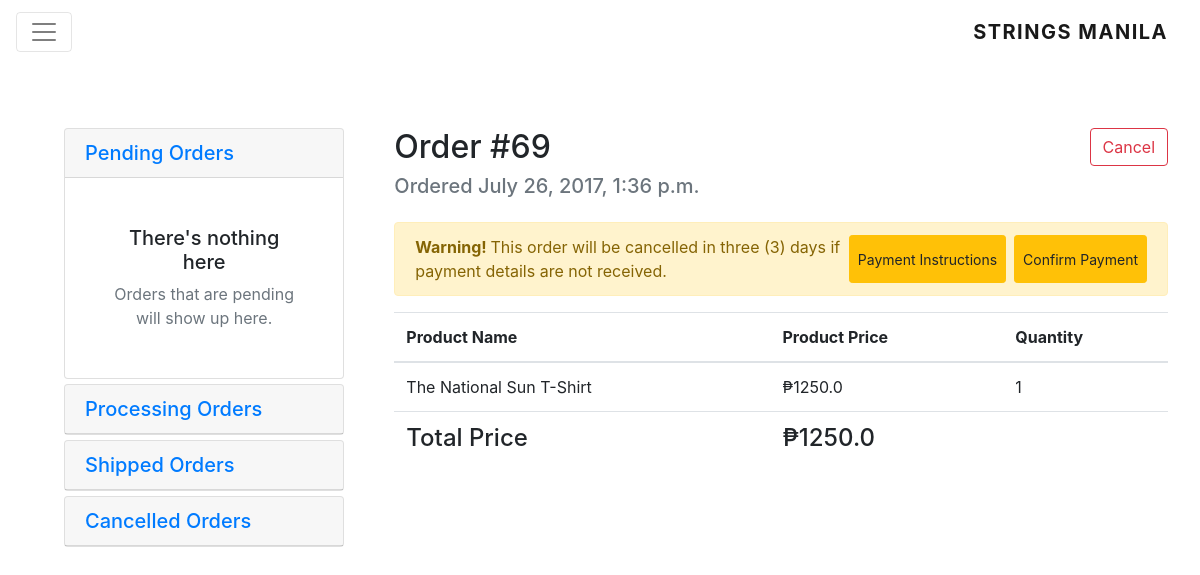
The page /orders/69/ (signed in) on the database as committed earlier.
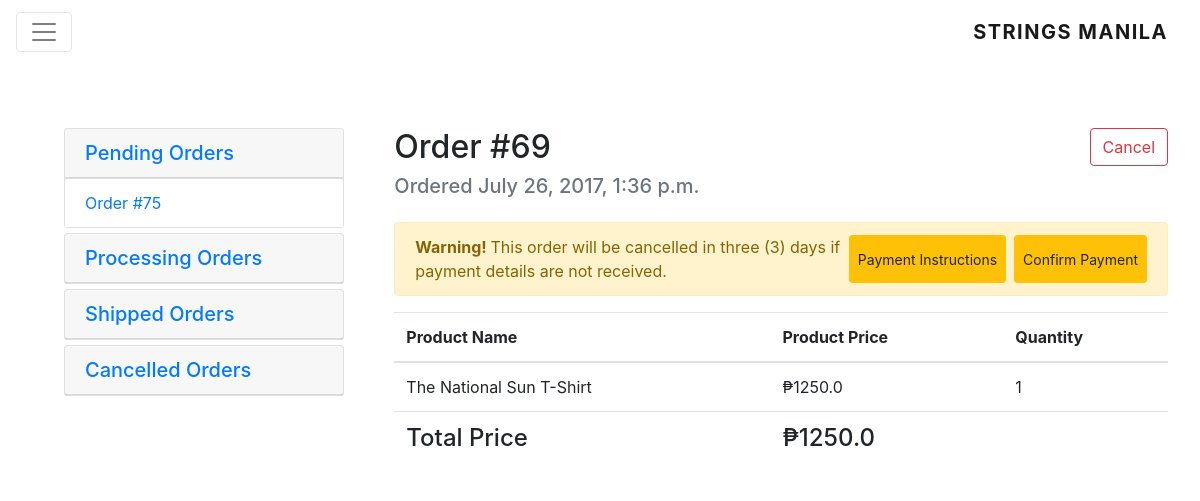
The same page on the database as committed later.
### order_management/models.py (models this page shows, shortened)
class OrderLineItems(Model):
    product = ForeignKey(Product, on_delete=CASCADE)
    quantity = PositiveIntegerField()
    parent_order = ForeignKey(Order, on_delete=CASCADE)
    @property
    def line_price(self):
        date_ordered = self.parent_order.date_ordered
        price = self.product.price_for_date(date=date_ordered)
        return float(price) * float(self.quantity)

class Order(Model):
    ORDER_STATUSES = (
        ('P', 'Pending'),
        ('A', 'Processing'),
        ('S', 'Shipped'),
        ('C', 'Cancelled')
    )
    date_ordered = DateTimeField(auto_now=True)
    customer = ForeignKey(Customer, on_delete=CASCADE)
    status = CharField(max_length=2, choices=ORDER_STATUSES, default='P')
    customer_deposit_photo = FileField(blank=True, null=True, default=None)
    customer_payment_date = DateField(null=True, blank=True, default=None)
    payment_verified = BooleanField(default=False)
    queue_id = CharField(null=True, max_length=64)
    @property
    def total_price(self):
        order_items = self.orderlineitems_set.all()
        total_price = 0.00
        for order_item in order_items:
            total_price += float(order_item.line_price)
        return total_price

### entity_management/models.py (models this page shows, shortened)
class Product(Model):
    name = CharField(max_length=64)
    description = CharField(max_length=256)
    photo = FileField(null=True, blank=True, default="/static/images/product.png")
    stall = ForeignKey(Stall, on_delete=CASCADE)
    quantity = PositiveIntegerField(default=0)
    is_active = BooleanField(default=True)
    def price_for_date(self, date):
        price_histories = self.pricehistory_set.filter(effective_from__lte=date).order_by("-effective_from")
        return price_histories[0].price

class PriceHistory(Model):
    product = ForeignKey(Product)
    price = DecimalField(decimal_places=2, max_digits=10)
    effective_from = DateTimeField(auto_now_add=True)

### order_management/views.py (the view)
# urls.py: url(r'^(?P<order_id>(\d+))/$', OrderView.as_view()),
class OrderView(View):
    @staticmethod
    @login_required
    @customer_required
    def get(request, order_id):
        context = make_context(request, include_stalls_and_products=False)
        user = request.user
        customer = Customer.objects.get(user=user)
        try:
            order = Order.objects.get(id=order_id)
            line_items = OrderLineItems.objects.all().filter(parent_order=order_id)
        except:
            raise Http404("Something went wrong")
        orders = Order.objects.all().filter(customer=customer)
        pending_orders = orders.filter(status="P")
        approved_orders = orders.filter(status="A")
        shipped_orders = orders.filter(status="S")
        cancelled_orders = orders.filter(status="C")
        expand = order.get_status_display().lower()
        context.update({
            "line_items": line_items,
            "active_order": order,
            "customer": customer,
            "total_price": order.total_price,
            "orders": {
                "pending": pending_orders,
                "processing": approved_orders,
                "shipped": shipped_orders,
                "cancelled": cancelled_orders,
            },
            "expand": expand
        })
        return render(request, 'customer_orders.html', context)

### IrisOnline/contexts.py (called while the page is built, shortened)
def make_context(request, active_stall=None, include_stalls_and_products=True):
    cart = Cart(request=request)
    name = get_user_name(request)
    context = {
        'cart': cart,
        'name': name
    }
    return context

def get_user_name(request):
    if request.user.is_authenticated:
        user = request.user
        customer = Customer.objects.get(user=user)
        return customer.full_name
    else:
        return None

### product_catalog/cart.py (called while the page is built)
    @property
    def cart(self):
        return self.request.session['cart'].items()

    def product_count(self):
        return len(self.cart)

### templates/customer_orders.html (shortened to what the changed rows need)
<!DOCTYPE html>
<html lang="en">
<head>
    {% include 'bootstrap.html' %}
    {% load static %}
    <link rel="stylesheet" href="{% static '/css/nav.css' %}">
    <link rel="stylesheet" href="{% static '/css/customer_orders.css' %}">
</head>
<body class="bg-faded">
{% include 'customer_nav.html' %}
<div class="container-fluid d-flex p-5 m-3">
    <div id="accordion">
        {% for order_type, order_list in orders.items %}
            <div class="card">
                <div class="card-header" role="tab" id="approved">
                    <h5 class="mb-0">
                        <a data-toggle="collapse" data-parent="#accordion" href="#{{ order_type }}-orders"
                           aria-expanded="true"
                           aria-controls="pending-orders">
                            {{ order_type|capfirst }} Orders
                        </a>
                    </h5>
                </div>
                <div id="{{ order_type }}-orders" class="collapse" role="tabpanel" aria-labelledby="headingOne">
                    <ul class="list-group rounded-0">
                        {% for order in order_list %}
                            {% if order.id == active_order.id %}
                                <li class="list-group-item active">Order #{{ order.id }}</li>
                            {% else %}
                                <a class="list-group-item" href="/orders/{{ order.id }}">Order #{{ order.id }}</a>
                            {% endif %}
                        {% empty %}
                            <div class="container-fluid p-5 text-center">
                                <h5>There's nothing here</h5>
                                <p class="text-muted">Orders that are {{ order_type }} will show up here.</p>
                            </div>
                        {% endfor %}
                    </ul>
                </div>
            </div>
        {% endfor %}
    </div>
    <section id="order-products">
        {% if active_order %}
            <div class="d-flex">
                <div class="mb-3">
                    <h2 class="d-block">Order #{{ active_order.id }}</h2>
                </div>
            </div>
        {% else %}
            <div class="list-group-item rounded empty-message w-100 h-100"
                 style="max-height: 400px; min-height: 400px;">
                <h5 class="empty-message-text w-100 text-center">To view order details, select an order from the
                    left</h5>
            </div>
        {% endif %}
        {% if line_items %}
            <table class="table w-100">
                <thead>
                <tr>
                    <th>Product Name</th>
                    <th>Product Price</th>
                    <th>Quantity</th>
                </tr>
                </thead>
                <tbody>
                {% for line_item in line_items %}
                    <tr>
                        <td>{{ line_item.product.name }}</td>
                        <td>₱{{ line_item.line_price }}</td>
                        <td>{{ line_item.quantity }}</td>
                    </tr>
                {% endfor %}
                </tbody>
            </table>
        {% endif %}
    </section>
</div>
</body>
</html>

Rows that differ between the two databases and show on the page:
added Order: id "75"
Other text that changed with them:
new list line: "Pending Orders"
list line gone: "Pending Orders There's nothing here Orders that are pending will show up here."
